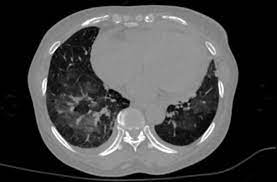
#> input picture 02_CV/17-histogram-segmentation/image.jpeg, 277 x 182 px
$ jupyter execute notebook.ipynb   (shell and % lines are left out)   (older library calls are emulated)
#> lines starting #> are read from the running program, lines starting #| are printed output that depends on the picture; after the words box and inside, x2 and y2 are one past the last pixel; in counts of white or black regions, pixels touching at a corner belong together
#### Image segmentation using Histograms

[cell 1]
#importing modules
import scipy.ndimage as snd
from skimage.restoration import denoise_nl_means, estimate_sigma
from skimage import io, img_as_float,img_as_ubyte
import cv2
import numpy as np
import matplotlib.pyplot as plt

[cell 2]
img = cv2.imread('image.jpeg')
#> img is the input picture: shape (182, 277, 3); min 0, max 255, mean 71
img = np.asarray(img,dtype='float32')
sigma_estimated = np.mean(estimate_sigma(img,multichannel=True))
#> sigma_estimated = 0.438
denoised_img = denoise_nl_means(img,h=1.15*sigma_estimated, fast_mode=False, patch_size=7, patch_distance=5, multichannel=True)
#> denoised_img: shape (182, 277, 3) float32; 0% of the values are NaN or infinite; the others: min 0, max 255, mean 71.01
#converting to uint8
denoised_img = np.asarray(denoised_img,dtype='uint8')
plt.imshow(denoised_img)

[cell 3]
#calculating histogram
plt.hist(denoised_img.flat,bins=100,range=(0,255))
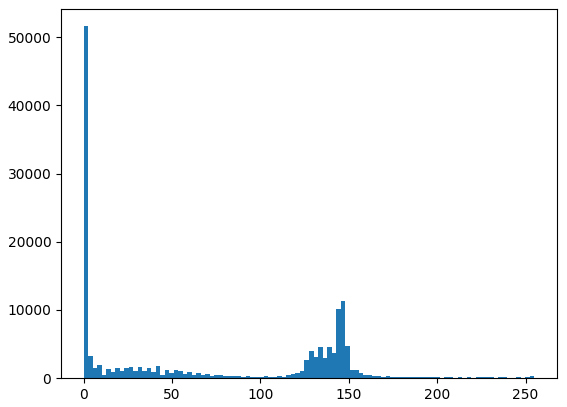
#> figure drawn by matplotlib, 1 panel; tallest bar 51591 high, from x = 0 to 2.55

[cell 4]
#segmenting for each valley
segmented = np.zeros((denoised_img.shape[0],denoised_img.shape[1],3))
segmented[denoised_img>150]=1
plt.imshow(segmented)
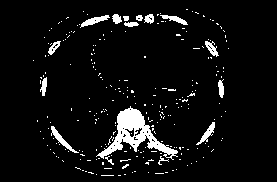
#> shown: shape (182, 277, 3) float64; values 0 (black) and 1 (white), 6.2% white; 252 white regions (236 under 20 px), largest, box (x1, y1, x2, y2) and area: (96, 106, 178, 160) 1361, (51, 126, 79, 153) 164, (80, 15, 110, 28) 147
